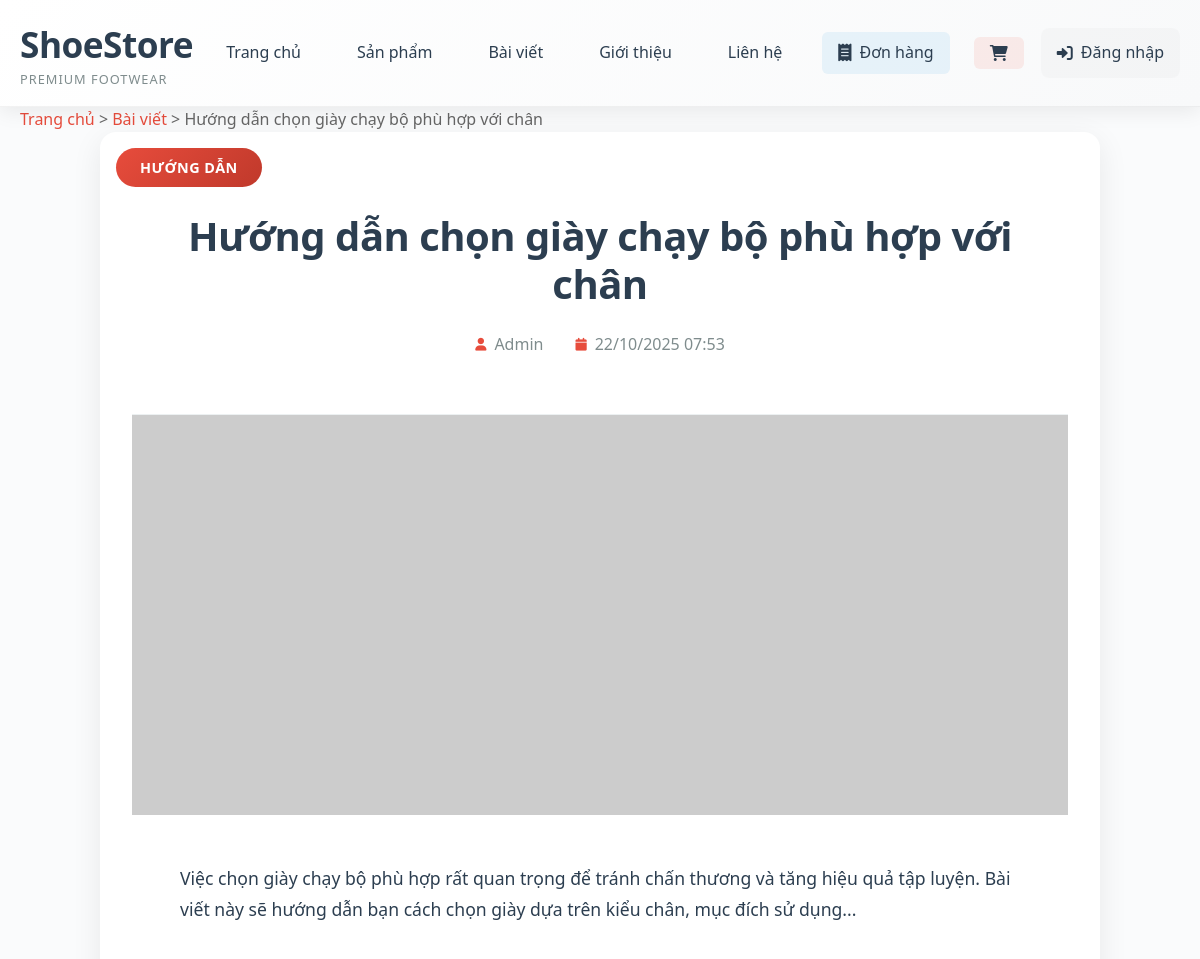
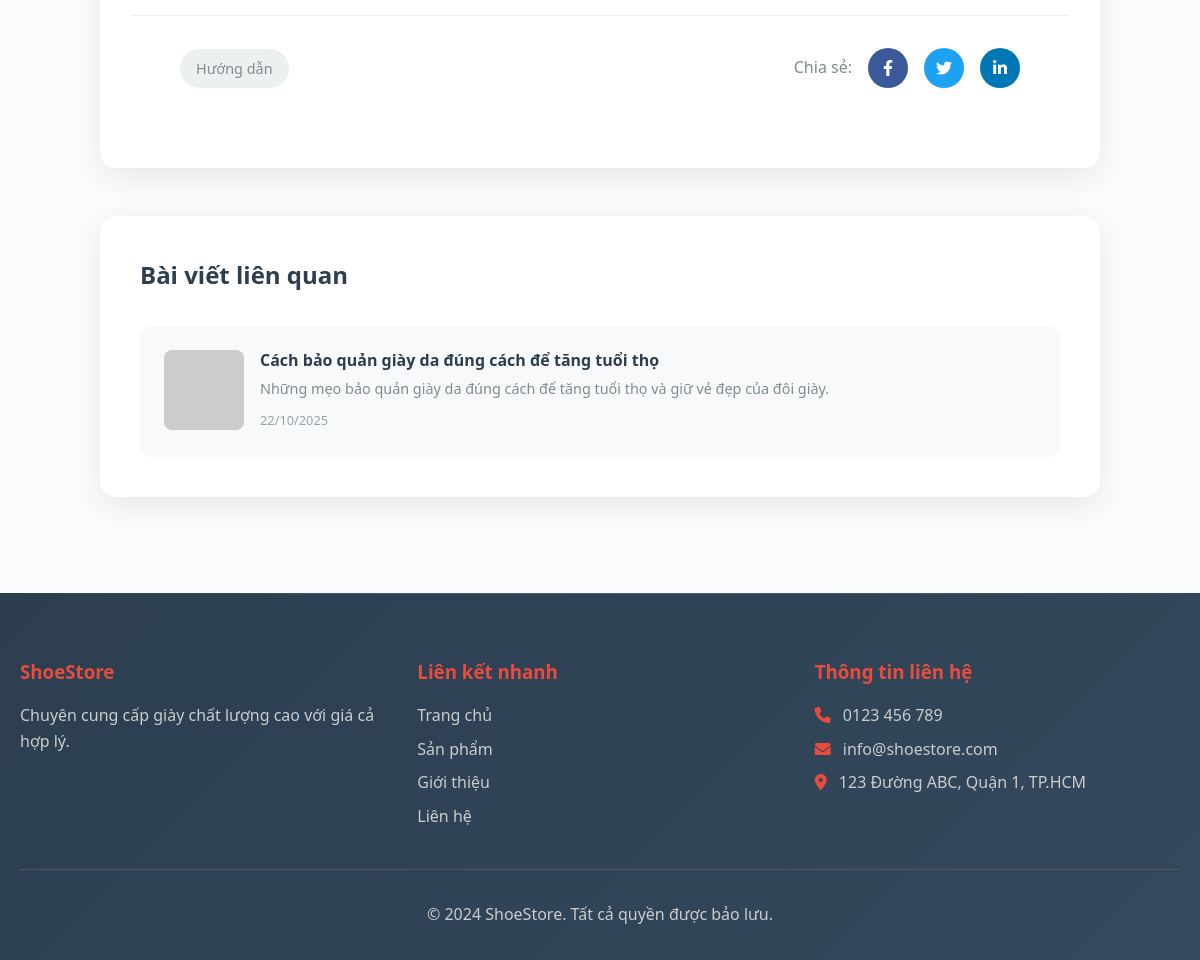
The page /index.php?action=articleDetail&id=2 on the database its author committed (2 pictures, top to bottom).
### tables this page shows
CREATE TABLE IF NOT EXISTS articles (
    id INT AUTO_INCREMENT PRIMARY KEY,
    title VARCHAR(255) NOT NULL,
    content TEXT NOT NULL,
    excerpt TEXT,
    image VARCHAR(500),
    author VARCHAR(100) NOT NULL,
    category VARCHAR(50) NOT NULL,
    status ENUM('draft', 'published') DEFAULT 'published',
    created_at TIMESTAMP DEFAULT CURRENT_TIMESTAMP,
    updated_at TIMESTAMP DEFAULT CURRENT_TIMESTAMP ON UPDATE CURRENT_TIMESTAMP
);

### config/database.php (called while the page is built, shortened)
<?php
class Database {
    private $host = 'localhost';
    private $db_name = 'shoe_store';
    private $username = 'root';
    private $password = '';
    public function getConnection() {
        $this->conn = null;
        try {
            $this->conn = new PDO("mysql:host=" . $this->host . ";dbname=" . $this->db_name,
                                $this->username, $this->password);
            $this->conn->setAttribute(PDO::ATTR_ERRMODE, PDO::ERRMODE_EXCEPTION);
            $this->conn->exec("set names utf8");
        } catch(PDOException $exception) {
            echo "Connection error: " . $exception->getMessage();
        }
        return $this->conn;
    }
}
?>

### models/Article.php (called while the page is built, shortened)
<?php
class Article {
    private $conn;
    private $table_name = "articles";
    public function __construct($db) {
        $this->conn = $db;
    }
    public function getArticleById($id) {
        $query = "SELECT * FROM " . $this->table_name . " WHERE id = ? AND status = 'published' LIMIT 0,1";
        $stmt = $this->conn->prepare($query);
        $stmt->bindParam(1, $id);
        $stmt->execute();
        if($stmt->rowCount() > 0) {
            $row = $stmt->fetch(PDO::FETCH_ASSOC);
            $this->id = $row['id'];
            $this->title = $row['title'];
            $this->content = $row['content'];
            $this->image = $row['image'];
            $this->author = $row['author'];
            $this->category = $row['category'];
            $this->created_at = $row['created_at'];
            return true;
        }
        return false;
    }
    public function getRelatedArticles($category, $exclude_id, $limit = 3) {
        $query = "SELECT * FROM " . $this->table_name . " WHERE category = ? AND id != ? AND status = 'published' ORDER BY created_at DESC LIMIT ?";
        $stmt = $this->conn->prepare($query);
        $stmt->bindParam(1, $category);
        $stmt->bindParam(2, $exclude_id);
        $stmt->bindParam(3, $limit, PDO::PARAM_INT);
        $stmt->execute();
        return $stmt;
    }
}
?>

### views/article_detail.php (the view, shortened to what this page needs)
<?php
include 'views/layout/header.php';
?>
<main class="main">
    <div class="container">
        <div class="breadcrumb">
            <a href="index.php">Trang chủ</a> >
            <a href="index.php?action=articles">Bài viết</a> >
            <span><?php echo htmlspecialchars($article->title); ?></span>
        </div>
        <div class="article-detail">
            <article class="article-content">
                <header class="article-header">
                    <div class="article-category"><?php echo htmlspecialchars($article->category); ?></div>
                    <h1 class="article-title"><?php echo htmlspecialchars($article->title); ?></h1>
                    <div class="article-meta">
                        <span class="article-author">
                            <i class="fas fa-user"></i>
                            <?php echo htmlspecialchars($article->author); ?>
                        </span>
                        <span class="article-date">
                            <i class="fas fa-calendar"></i>
                            <?php echo date('d/m/Y H:i', strtotime($article->created_at)); ?>
                        </span>
                    </div>
                </header>
                <div class="article-image">
                    <img src="<?php echo $article->image; ?>" alt="<?php echo htmlspecialchars($article->title); ?>">
                </div>
                <div class="article-body">
                    <?php echo nl2br(htmlspecialchars($article->content)); ?>
                </div>
                <footer class="article-footer">
                    <div class="article-tags">
                        <span class="tag"><?php echo htmlspecialchars($article->category); ?></span>
                    </div>
                    <div class="article-share">
                        <span>Chia sẻ:</span>
                        <a href="#" class="share-btn facebook"><i class="fab fa-facebook-f"></i></a>
                        <a href="#" class="share-btn twitter"><i class="fab fa-twitter"></i></a>
                        <a href="#" class="share-btn linkedin"><i class="fab fa-linkedin-in"></i></a>
                    </div>
                </footer>
            </article>
            <?php if (!empty($related_articles)): ?>
            <aside class="related-articles">
                <h3>Bài viết liên quan</h3>
                <div class="related-grid">
                    <?php foreach($related_articles as $related): ?>
                    <div class="related-article">
                        <div class="related-image">
                            <img src="<?php echo $related['image']; ?>" alt="<?php echo htmlspecialchars($related['title']); ?>">
                        </div>
                        <div class="related-content">
                            <h4>
                                <a href="index.php?action=articleDetail&id=<?php echo $related['id']; ?>">
                                    <?php echo htmlspecialchars($related['title']); ?>
                                </a>
                            </h4>
                            <p><?php echo htmlspecialchars($related['excerpt']); ?></p>
                            <span class="related-date"><?php echo date('d/m/Y', strtotime($related['created_at'])); ?></span>
                        </div>
                    </div>
                    <?php endforeach; ?>
                </div>
            </aside>
            <?php endif; ?>
        </div>
    </div>
</main>
<?php include 'views/layout/footer.php'; ?>

### assets/css/style.css (style rules this page uses)
* { margin: 0; padding: 0; box-sizing: border-box; }
body { font-family: 'Segoe UI', Tahoma, Geneva, Verdana, sans-serif; line-height: 1.6; color: #2c3e50; background-color: #fafbfc; font-size: 16px; }
.container { max-width: 1200px; margin: 0 auto; padding: 0 20px; }
.main { min-height: calc(100vh - 200px); }
.breadcrumb { color: #666; }
.breadcrumb a { color: #e74c3c; text-decoration: none; }
.article-image { height: 220px; overflow: hidden; position: relative; }
.article-image img { width: 100%; height: 100%; object-fit: cover; transition: transform 0.4s ease; }
.article-category { position: absolute; top: 1rem; left: 1rem; background: linear-gradient(135deg, #e74c3c 0%, #c0392b 100%); color: white; padding: 0.5rem 1rem; border-radius: 20px; font-size: 0.8rem; font-weight: 600; text-transform: uppercase; letter-spacing: 0.5px; }
.article-content { padding: 2rem; position: relative; z-index: 1; }
.article-title { margin-bottom: 1rem; font-size: 1.4rem; font-weight: 600; line-height: 1.3; }
.article-meta { display: flex; gap: 1.5rem; margin-bottom: 1.5rem; font-size: 0.9rem; color: #95a5a6; }
.article-meta span { display: flex; align-items: center; gap: 0.5rem; }
.article-meta i { color: #e74c3c; font-size: 0.8rem; }
.article-detail { max-width: 1000px; margin: 0 auto; }
.article-content { background: white; border-radius: 16px; overflow: hidden; box-shadow: 0 8px 30px rgba(0,0,0,0.08); margin-bottom: 3rem; }
.article-header { padding: 3rem 3rem 2rem; text-align: center; border-bottom: 1px solid #ecf0f1; }
.article-category { display: inline-block; background: linear-gradient(135deg, #e74c3c 0%, #c0392b 100%); color: white; padding: 0.5rem 1.5rem; border-radius: 25px; font-size: 0.9rem; font-weight: 600; text-transform: uppercase; letter-spacing: 0.5px; margin-bottom: 1.5rem; }
.article-title { font-size: 2.5rem; font-weight: 700; color: #2c3e50; line-height: 1.2; margin-bottom: 1.5rem; letter-spacing: -0.5px; }
.article-meta { display: flex; justify-content: center; gap: 2rem; font-size: 1rem; color: #7f8c8d; }
.article-meta i { color: #e74c3c; }
.article-image { height: 400px; overflow: hidden; }
.article-image img { width: 100%; height: 100%; object-fit: cover; }
.article-body { padding: 3rem; font-size: 1.1rem; line-height: 1.8; color: #2c3e50; }
.article-footer { padding: 2rem 3rem 3rem; border-top: 1px solid #ecf0f1; display: flex; justify-content: space-between; align-items: center; flex-wrap: wrap; gap: 1rem; }
.article-tags { display: flex; gap: 0.5rem; }
.tag { background: #ecf0f1; color: #7f8c8d; padding: 0.5rem 1rem; border-radius: 20px; font-size: 0.9rem; font-weight: 500; }
.article-share { display: flex; align-items: center; gap: 1rem; }
.article-share span { color: #7f8c8d; font-weight: 500; }
.share-btn { display: inline-flex; align-items: center; justify-content: center; width: 40px; height: 40px; border-radius: 50%; color: white; text-decoration: none; transition: all 0.3s ease; }
.share-btn.facebook { background: #3b5998; }
.share-btn.twitter { background: #1da1f2; }
.share-btn.linkedin { background: #0077b5; }
.related-articles { background: white; border-radius: 16px; padding: 2.5rem; box-shadow: 0 8px 30px rgba(0,0,0,0.08); }
.related-articles h3 { color: #2c3e50; margin-bottom: 2rem; font-size: 1.5rem; font-weight: 600; }
.related-grid { display: grid; grid-template-columns: repeat(auto-fit, minmax(300px, 1fr)); gap: 2rem; }
.related-article { display: flex; gap: 1rem; padding: 1.5rem; background: #f8f9fa; border-radius: 12px; transition: all 0.3s ease; }
.related-image { width: 80px; height: 80px; overflow: hidden; border-radius: 8px; flex-shrink: 0; }
.related-image img { width: 100%; height: 100%; object-fit: cover; }
.related-content h4 { margin-bottom: 0.5rem; font-size: 1rem; line-height: 1.3; }
.related-content h4 a { color: #2c3e50; text-decoration: none; transition: color 0.3s ease; }
.related-content p { color: #7f8c8d; font-size: 0.9rem; line-height: 1.4; margin-bottom: 0.5rem; }
.related-date { color: #95a5a6; font-size: 0.8rem; }
html { scroll-behavior: smooth; }

### rows shown on the page
articles: title "Hướng dẫn chọn giày chạy bộ phù hợp với chân", category "HƯỚNG DẪN", author "Admin", created_at "22/10/2025 07:53", content "Việc chọn giày chạy bộ phù hợp rất quan trọng để tránh chấn thương và tăng hiệu quả tập luyện. Bài viết này sẽ hướng dẫn bạn cách chọn giày dựa trên kiểu chân, mục đích sử dụng...", category "Hướng dẫn"
articles: title "Cách bảo quản giày da đúng cách để tăng tuổi thọ", excerpt "Những mẹo bảo quản giày da đúng cách để tăng tuổi thọ và giữ vẻ đẹp của đôi giày.", created_at "22/10/2025"
